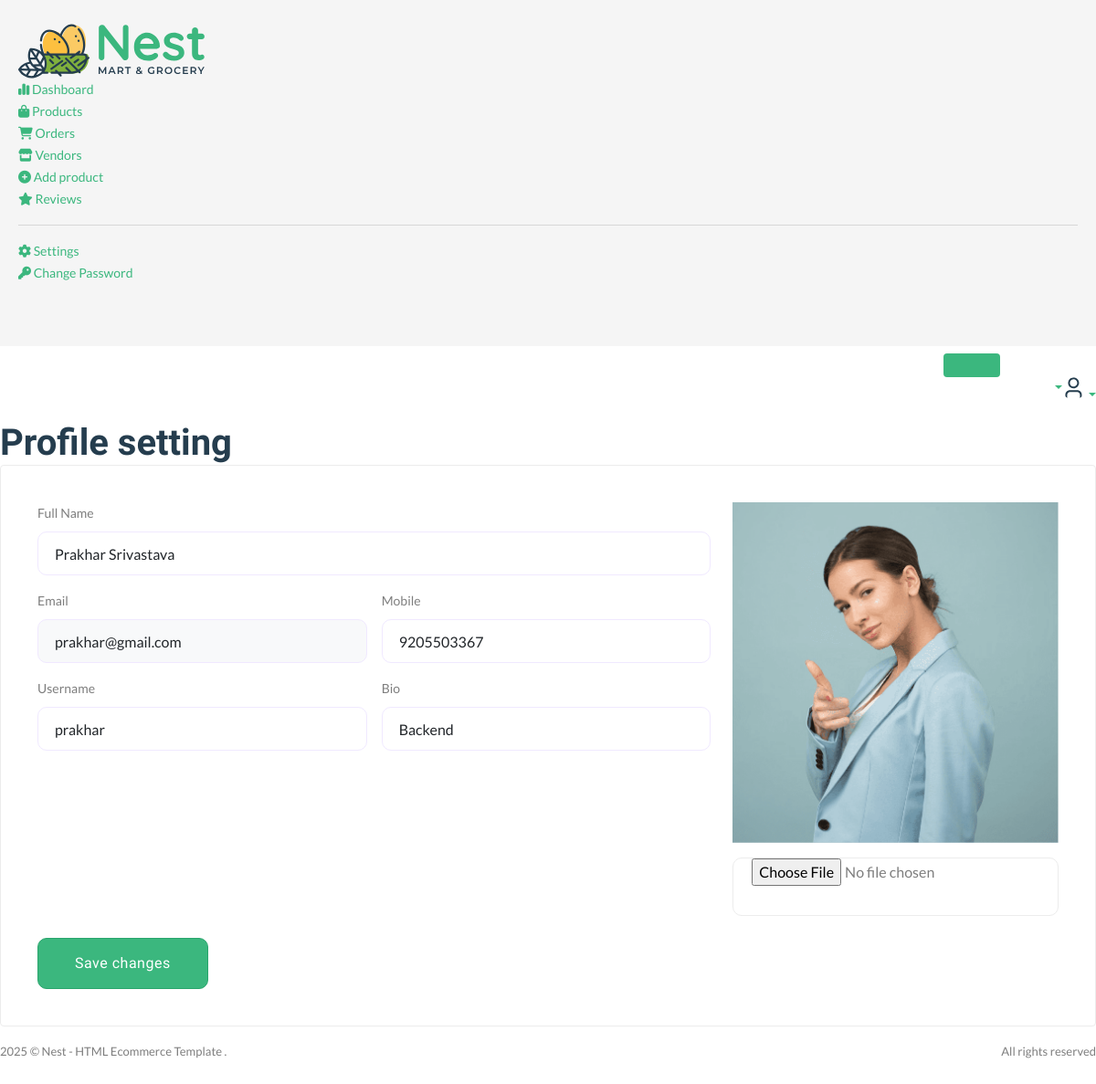
The page /useradmin/settings/ (signed in) on the database as committed earlier.
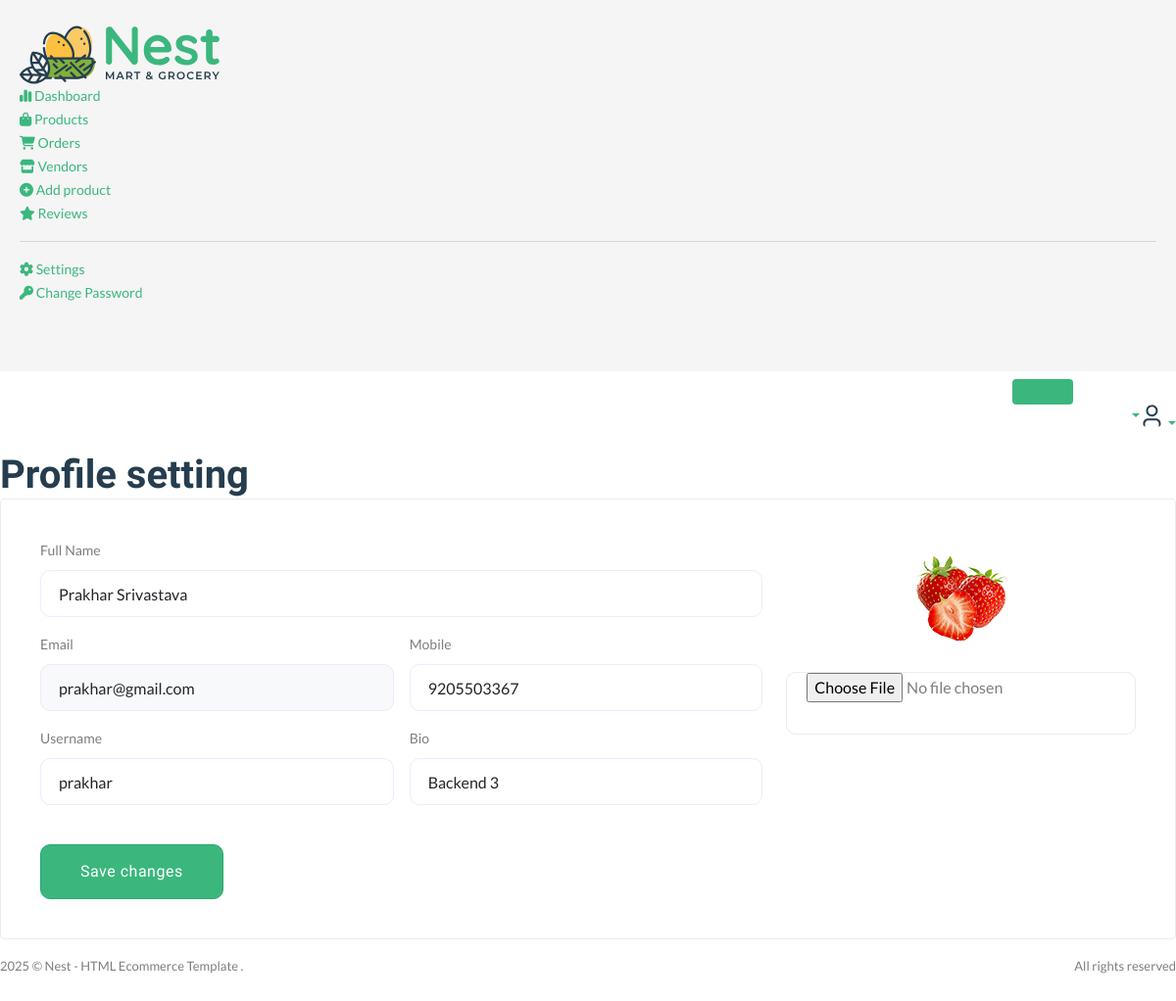
The same page on the database as committed later.
### userauths/models.py (models this page shows, shortened)
class Profile(models.Model):
    user=models.OneToOneField(User,on_delete=models.CASCADE,related_name='profile')
    image = models.ImageField(upload_to='image')
    full_name = models.CharField(max_length=100,null=True, blank=True)
    bio=models.CharField(max_length=200, blank=True, null=True)
    mobile = models.CharField(max_length=10)
    verified=models.BooleanField(default=False)

class User(AbstractUser):
    email = models.EmailField(unique=True)
    username = models.CharField(max_length=100)
    bio = models.CharField(max_length=100)
    USERNAME_FIELD ="email"
    REQUIRED_FIELDS = ["username"]

### useradmin/decorators.py (the view)
    def wrapper(request, *args, **kwargs):
        if request.user.is_superuser != True:
            messages.warning(request, 'You are not authorized to view this page')
            return redirect('userauths:sign-in')
        else:
            return view_func(request, *args, **kwargs)

### core/context_processor.py (called while the page is built)
def default(request):
    categories = Category.objects.all()
    products = Product.objects.all()
    vendors = Vendor.objects.all()
    min_max_price = Product.objects.aggregate(min_price=Min('price'),max_price=Max('price'))
    try:
          address = Address.objects.get(user=request.user)
    except:
         address=None
    try:
         wishlist = Wishlist.objects.filter(user=request.user)
    except:
          wishlist=None
          messages.warning(request,'You need to login before adding products to wishlist')
    return {
         'categories':categories,
         'address':address,
         'vendors':vendors,
         'min_max_price':min_max_price,
         'wishlist':wishlist
    }

### useradmin/views.py (called while the page is built)
@admin_required
def settings_view(request):
    profile = Profile.objects.get(user=request.user)
    context={'profile':profile}
    return render(request,'useradmin/settings.html',context)

### templates/useradmin/settings.html (shortened to what this page needs)
{%extends 'useradmin/base.html' %}
{%load static%}
{%block content%}
<section class="content-main">
    <div class="content-header">
        <h2 class="content-title">Profile setting</h2>
    </div>
    <div class="card">
        <div class="card-body">
            <div class="row gx-5">
                <div class="col-lg-12">
                    <section class="content-body p-xl-4">
                        <form method='POST' action="{%url 'useradmin:update_profile'%}" enctype="multipart/form-data">
                            <div class="row">
                                <div class="col-lg-8">
                                    <div class="row gx-3">
                                        <div class="col-12 mb-3">
                                            <label class="form-label">Full Name</label>
                                            <input class="form-control" name="full_name" type="text" value="{{profile.full_name}}" placeholder="Enter full name" />
                                        </div>
                                        <div class="col-6 mb-3">
                                            <label class="form-label">Email</label>
                                            <input class="form-control bg-light" value="{{profile.user.email}}" readonly type="text" placeholder="Type here" />
                                        </div>
                                        <div class="col-lg-6 mb-3">
                                            <label class="form-label">Mobile</label>
                                            <input class="form-control" name='mobile' value="{{profile.mobile}}" type="text" placeholder="+123 456 7890" />
                                        </div>
                                        <div class="col-lg-6 mb-3">
                                            <label class="form-label">Username</label>
                                            <input class="form-control" name='username' value="{{profile.user.username}}" type="text" placeholder="Type here" />
                                        </div>
                                        <div class="col-lg-6 mb-3">
                                            <label class="form-label">Bio</label>
                                            <input class="form-control" name='bio' value="{{profile.bio}}" type="text" placeholder="Enter Bio" />
                                        </div>
                                    </div>
                                </div>
                                <aside class="col-lg-4">
                                    <figure class="text-lg-center">
                                        {%if profile.image%}
                                        <img class="img-lg mb-3 img-avatar" src="{{profile.image.url}}" style='object-fit' alt="User Photo" />
                                        {%else%}
                                        <img class="img-lg mb-3 img-avatar" src="https://www.shutterstock.com/image-vector/vector-flat-illustration-grayscale-avatar-600nw-2281862025.jpg" style='object-fit' alt="User Photo" />
                                        {%endif%}
                                        <figcaption>
                                            <input type="file" class="form-control-file" value='' name="image" id="">
                                        </figcaption>
                                    </figure>
                                </aside>
                            </div>
                            <br />
                            <button class="btn btn-primary" type="submit">Save changes</button>
                        </form>
                    </section>
                </div>
            </div>
        </div>
    </div>
</section>
{%endblock content%}

Rows that differ between the two databases and show on the page:
changed Profile "Prakhar Srivastava": bio "Backend" → "Backend 3"; image: a different picture
